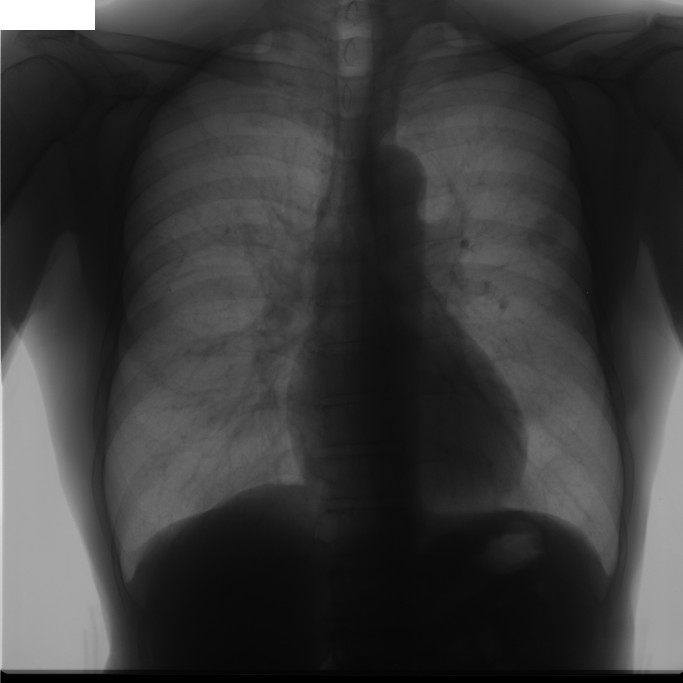
#> input picture prepared_data/train/images/JPCLN001.png, 2048 x 2048 px (shown at 1/3 size)
$ python -i preprocessing.py   (imports and definitions only)
#> lines starting #> are read from the running program, lines starting #| are printed output that depends on the picture
#> further down, picture is the input picture: shape (2048, 2048, 3); min 0, max 255, mean 56.5
import cv2
import numpy as np
from skimage import exposure
from PIL import Image

# [34 lines left out: function preprocess_xray, not called in this run]

def enhance_bronchi(image):
    """
    Enhance bronchi structures in the X-ray image

    Args:
        image (numpy.ndarray): Input image

    Returns:
        numpy.ndarray: Enhanced image
    """
    # Apply Gaussian blur to reduce noise
    blurred = cv2.GaussianBlur(image, (5, 5), 0)

    # Apply adaptive histogram equalization
    enhanced = exposure.equalize_adapthist(blurred)
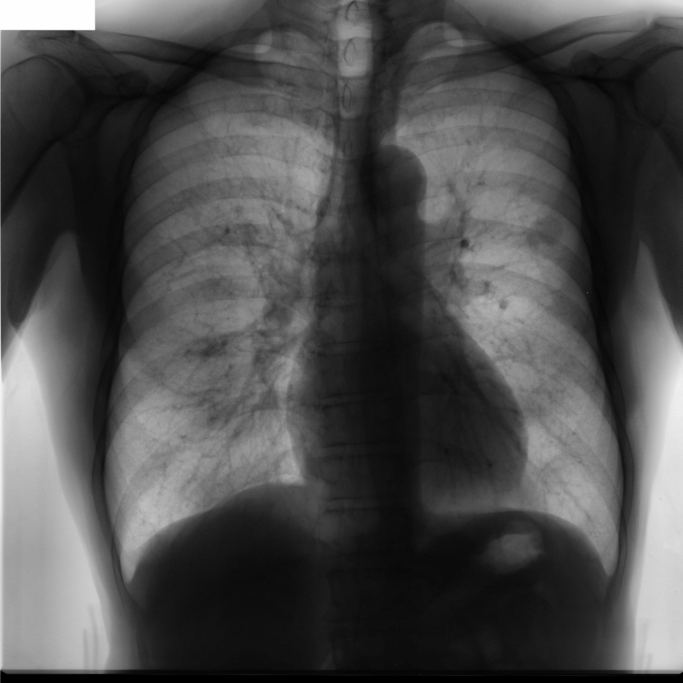
#> enhanced: shape (2048, 2048, 3) float64 (shown at 1/3 size); min 0, max 1, mean 0.3

    # Apply unsharp masking for edge enhancement
    gaussian_3 = cv2.GaussianBlur(enhanced, (9, 9), 2.0)
    unsharp_image = cv2.addWeighted(enhanced, 1.5, gaussian_3, -0.5, 0)

    return unsharp_image

# [27 lines left out: function post_process_mask, not called in this run]

>>> import cv2
>>> picture = cv2.imread('../../prepared_data/train/images/JPCLN001.png')
>>> result = enhance_bronchi(picture)

$ run again, on prepared_data/train/images/JPCLN004.png
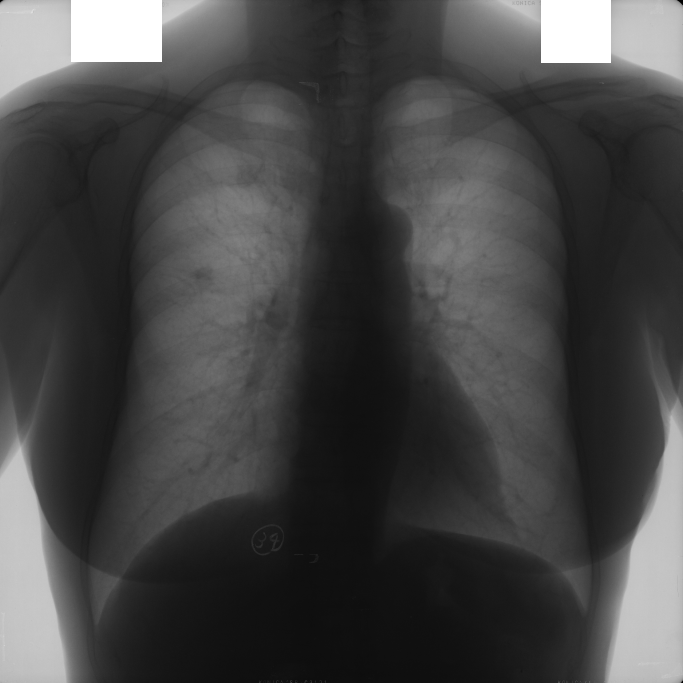
#> input picture prepared_data/train/images/JPCLN004.png, 2048 x 2048 px (shown at 1/3 size)
#> picture is the input picture: shape (2048, 2048, 3); min 0, max 255, mean 69.4
#> in enhance_bronchi, `enhanced = exposure.equalize_adapthist(blurred)`:
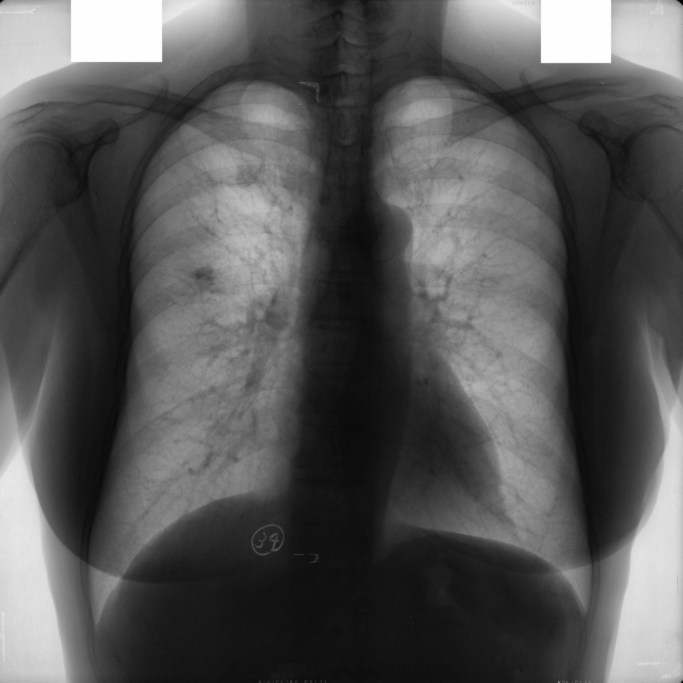
#> enhanced: shape (2048, 2048, 3) float64 (shown at 1/3 size); min 0, max 1, mean 0.341

$ run again, on prepared_data/train/images/JPCLN005.png
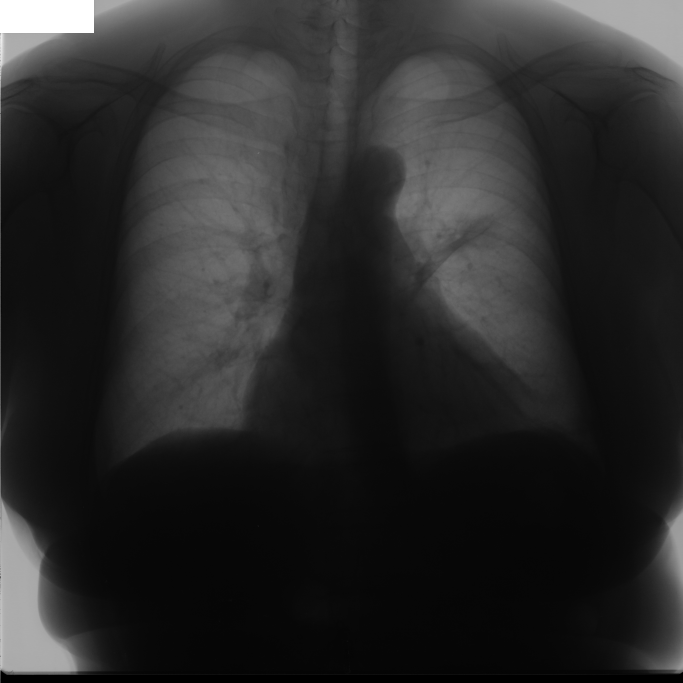
#> input picture prepared_data/train/images/JPCLN005.png, 2048 x 2048 px (shown at 1/3 size)
#> picture is the input picture: shape (2048, 2048, 3); min 0, max 255, mean 42.4
#> in enhance_bronchi, `enhanced = exposure.equalize_adapthist(blurred)`:
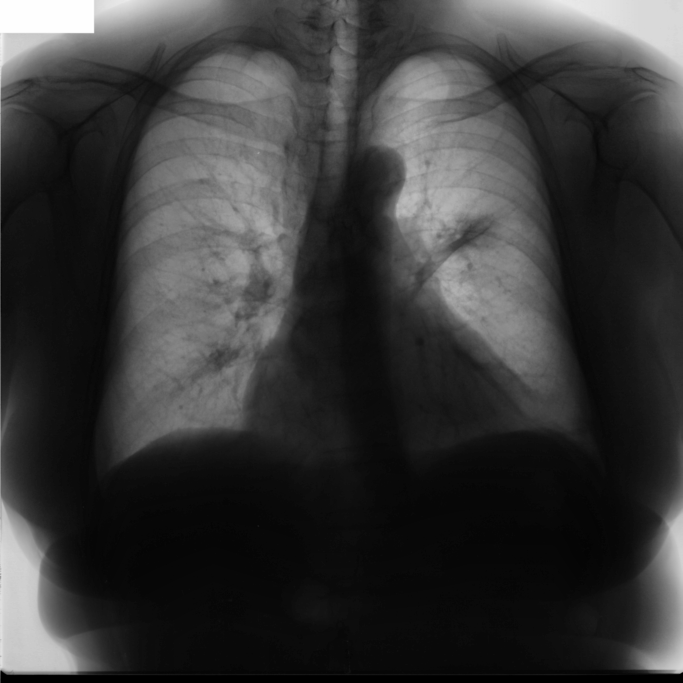
#> enhanced: shape (2048, 2048, 3) float64 (shown at 1/3 size); min 0, max 1, mean 0.222
